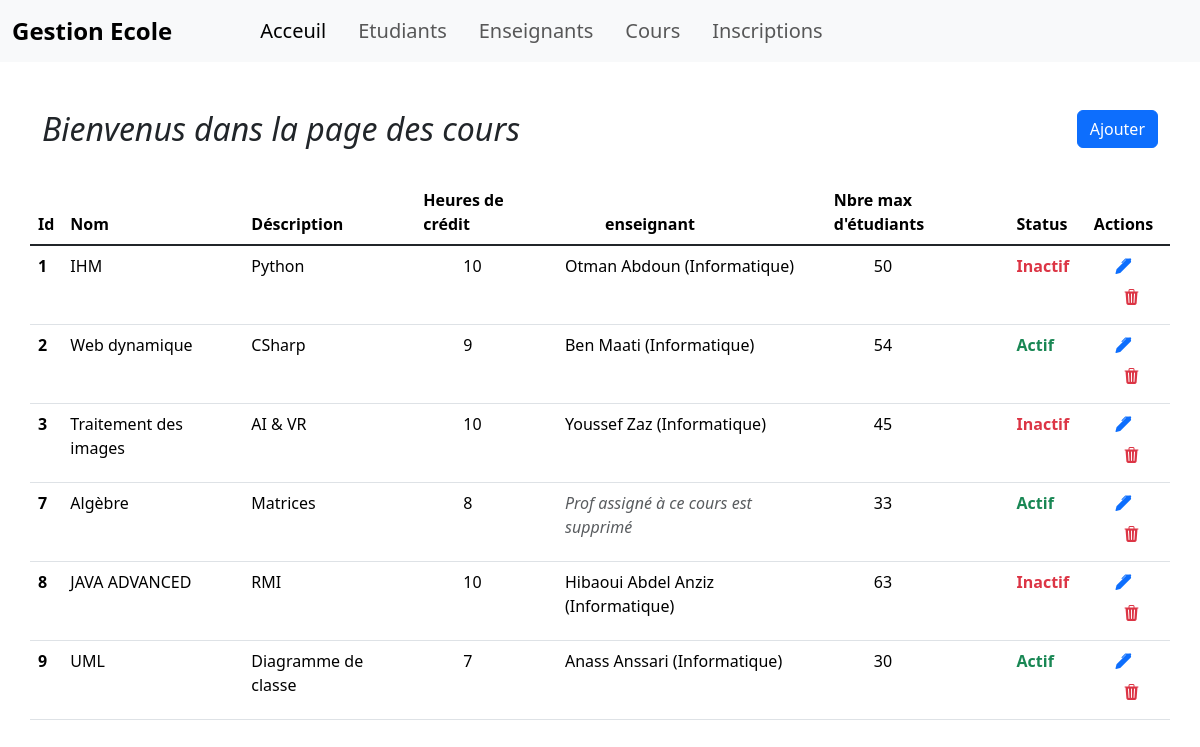
Page /courses/ on the committed database.
### home/models.py (models this page shows, shortened)
class Courses(models.Model):
    name = models.CharField(max_length=50)
    description = models.TextField()
    credit_hours = models.PositiveIntegerField(
        validators=[MinValueValidator(1), MaxValueValidator(10)] )
    teacher = models.ForeignKey(
        'Teacher',
        on_delete=models.SET_NULL,  # Keep the course if the teacher is deleted
        null=True,  # Permettre une valeur NULL dans la base de données
        blank=True,  # Permettre une valeur vide dans les formulaires
        )
    max_students = models.PositiveIntegerField(validators=[MinValueValidator(1)])
    status = models.BooleanField(default=True)
    class Meta:
        verbose_name = "Cours"
        verbose_name_plural = "Cours"

class Teacher(models.Model):
    first_name=models.CharField(max_length=50)
    last_name = models.CharField(max_length=50)
    email = models.EmailField(unique=True)
    phone = models.CharField(max_length=20, unique=True)
    departement=models.CharField(max_length=20)
    hire_date=models.DateField()
    def __str__(self):
        return f"{self.first_name} {self.last_name}"

### home/views.py (the view)
# urls.py: path('courses/', views.courses, name='courses' ),
def  courses(request):
    courses=Courses.objects.all()
    return render(request,'home/Courses/courses.html',{'courses':courses})

### home/templates/home/Courses/courses.html (shortened to what this page needs)
{% extends "home/base.html" %} {% block title %}Page des étudiants{% endblock %}
{% block content %}
<div class="d-flex container mt-5">
  <h2 class="flex-grow-1 fst-italic">Bienvenus dans la page des cours</h2>
  <div>
    <a
      href="{% url 'add_courses' %}"
      type="button"
      class="btn btn-primary"
      >Ajouter</a
    >
  </div>
</div>
<table class="table mt-4 container">
  <thead>
    <tr>
      <th scope="col">Id</th>
      <th scope="col">Nom</th>
      <th scope="col">Déscription</th>
      <th scope="col">Heures de crédit</th>
      <th scope="col" class="ps-5">enseignant</th>
      <th scope="col">Nbre max d'étudiants</th>
      <th scope="col">Status</th>
      <th scope="col" class="text-center">Actions</th>
    </tr>
  </thead>
  <tbody class="table-group-divider">
    {% for course in courses %}
    <tr>
      <th scope="row">{{ course.id }}</th>
      <td>{{ course.name }}</td>
      <td>{{ course.description }}</td>
      <td class="ps-5">{{ course.credit_hours }}</td>
      <td>
        {% if course.teacher %}
        {{ course.teacher }} ({{course.teacher.departement}})
        {% else %}
        <span class="text-muted fst-italic">Prof assigné à ce cours est supprimé</span>
        {% endif %}
      </td>
      <td class="ps-5">{{course.max_students}}</td>
      <td class=" fw-bold
      {% if course.status %}
      text-success
      {% else %}
      text-danger
      {% endif %}
      ">{{course.status|yesno:"Actif,Inactif"}}</td>
      <td class="text-center">
        <a href="{% url 'update_courses' course.id %}" class="text-primary"><i class="bi bi-pen-fill"></i></a>
        <button
          type="button"
          class="btn text-danger ms-3"
          data-bs-toggle="modal"
          data-bs-target="#deleteModal{{course.id}}"
        >
          <i class="bi bi-trash3-fill"></i>
        </button>
      </td>
    </tr>
    {% empty %}
    <tr>
      <td colspan="9" class="text-center">Aucun cours trouvé</td>
    </tr>
    {% endfor %}
  </tbody>
</table>
{% endblock %}

### rows in the picture
Courses: id "1", name "IHM", description "Python", credit_hours "10", teacher "Otman Abdoun", teacher.departement "Informatique", max_students "50", status "Inactif"
Courses: id "2", name "Web dynamique", description "CSharp", credit_hours "9", teacher "Ben Maati", teacher.departement "Informatique", max_students "54", status "Actif"
Courses: id "3", name "Traitement des images", description "AI & VR", credit_hours "10", teacher "Youssef Zaz", teacher.departement "Informatique", max_students "45", status "Inactif"
Courses: id "7", name "Algèbre", description "Matrices", credit_hours "8", shows "Prof assigné à ce cours est supprimé", max_students "33", status "Actif"
Courses: id "8", name "JAVA ADVANCED", description "RMI", credit_hours "10", teacher "Hibaoui Abdel Anziz", teacher.departement "Informatique", max_students "63", status "Inactif"
Courses: id "9", name "UML", description "Diagramme de classe", credit_hours "7", teacher "Anass Anssari", teacher.departement "Informatique", max_students "30", status "Actif"
